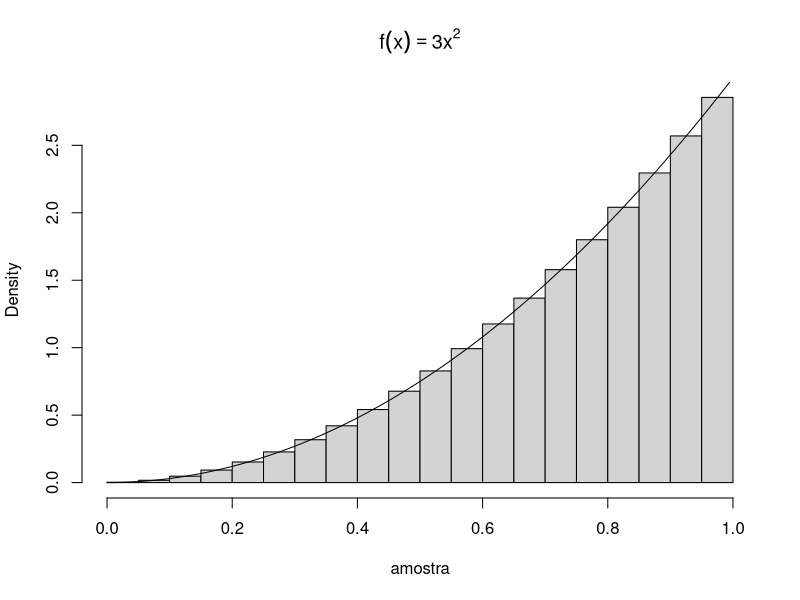

The R script that drew this image:
## ---- chunk 1
geradora = function(n = 500){

  unif01 = runif(n)
  x = unif01^(1/3)
  return(x)
}
n = 10e6
amostra = geradora(n)

## ---- chunk 2
hist(amostra, freq = FALSE, main = expression(f(x) == 3*x^2))
curve(3*x^2, add = TRUE)
## ---- chunk 3
q1 = round(.25^(1/3), 4)
q2 = round(.50^(1/3), 4)
q3 = round(.75^(1/3), 4)
## ---- chunk 4
quartis = c(0,q1, q2, q3, 1)
restemp = cut(amostra, quartis, include.lowest = TRUE)
table(restemp)
prop.table(table(restemp))

observado = as.integer(table(restemp))
esperado = rep(n/4, 4)
chisq.test(cbind(observado, esperado))

